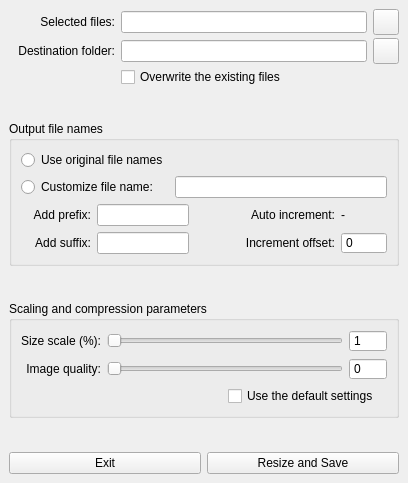
<?xml version="1.0" encoding="UTF-8"?>
<ui version="4.0">
 <class>MainWindow</class>
 <widget class="QMainWindow" name="MainWindow">
  <property name="geometry">
   <rect>
    <x>0</x>
    <y>0</y>
    <width>408</width>
    <height>483</height>
   </rect>
  </property>
  <property name="windowTitle">
   <string>MainWindow</string>
  </property>
  <property name="styleSheet">
   <string notr="true">QProgressBar#progressBar{
border: 1px solid grey;
border-bottom-right-radius: 7px;
border-bottom-left-radius: 7px; 
border-top-right-radius: 7px;
border-top-left-radius: 7px; 
color: black; 
/*text-align: centre;*/
}

QProgressBar#progressBar::chunk {
background-color: rgb(141, 189, 91);
border-bottom-right-radius: 5px;
border-bottom-left-radius: 5px; 
border-top-right-radius: 5px;
border-top-left-radius: 5px; 
}
</string>
  </property>
  <widget class="QWidget" name="centralwidget">
   <layout class="QVBoxLayout" name="verticalLayout_3" stretch="3,1,5,1,3,1,1">
    <item>
     <layout class="QGridLayout" name="topGridLayout" rowstretch="0,0,0" columnstretch="3,7,1">
      <property name="verticalSpacing">
       <number>3</number>
      </property>
      <item row="0" column="0">
       <widget class="QLabel" name="selectFilesLabel">
        <property name="text">
         <string>Selected files:</string>
        </property>
        <property name="alignment">
         <set>Qt::AlignRight|Qt::AlignTrailing|Qt::AlignVCenter</set>
        </property>
       </widget>
      </item>
      <item row="0" column="1">
       <widget class="QLineEdit" name="openDirLineEdit">
        <property name="readOnly">
         <bool>true</bool>
        </property>
       </widget>
      </item>
      <item row="0" column="2">
       <widget class="QPushButton" name="selectFilesButton">
        <property name="minimumSize">
         <size>
          <width>26</width>
          <height>26</height>
         </size>
        </property>
        <property name="maximumSize">
         <size>
          <width>26</width>
          <height>26</height>
         </size>
        </property>
        <property name="toolTip">
         <string>Select the pictures you want to rescale or compress.
Supported formats: JPEG, JPG, PNG, BMP, TIFF.</string>
        </property>
        <property name="text">
         <string/>
        </property>
       </widget>
      </item>
      <item row="1" column="0">
       <widget class="QLabel" name="destinationFolderLabel">
        <property name="text">
         <string>Destination folder:</string>
        </property>
        <property name="alignment">
         <set>Qt::AlignRight|Qt::AlignTrailing|Qt::AlignVCenter</set>
        </property>
       </widget>
      </item>
      <item row="1" column="1">
       <widget class="QLineEdit" name="saveDirLineEdit">
        <property name="readOnly">
         <bool>true</bool>
        </property>
       </widget>
      </item>
      <item row="2" column="1">
       <widget class="QCheckBox" name="overWriteCheckBox">
        <property name="toolTip">
         <string>The original images will be overwritten with the edited version.</string>
        </property>
        <property name="text">
         <string>Overwrite the existing files</string>
        </property>
       </widget>
      </item>
      <item row="1" column="2">
       <widget class="QPushButton" name="selectDestinationButton">
        <property name="minimumSize">
         <size>
          <width>26</width>
          <height>26</height>
         </size>
        </property>
        <property name="maximumSize">
         <size>
          <width>26</width>
          <height>26</height>
         </size>
        </property>
        <property name="toolTip">
         <string>Select the folder where the images will be saved.</string>
        </property>
        <property name="text">
         <string/>
        </property>
       </widget>
      </item>
     </layout>
    </item>
    <item>
     <spacer name="verticalSpacer1">
      <property name="orientation">
       <enum>Qt::Vertical</enum>
      </property>
      <property name="sizeHint" stdset="0">
       <size>
        <width>20</width>
        <height>0</height>
       </size>
      </property>
     </spacer>
    </item>
    <item>
     <widget class="QGroupBox" name="fileNameGroupBox">
      <property name="title">
       <string>Output file names</string>
      </property>
      <layout class="QVBoxLayout" name="verticalLayout" stretch="2,2,1,4">
       <item>
        <widget class="QRadioButton" name="originalNameRadioBtn">
         <property name="text">
          <string>Use original file names</string>
         </property>
        </widget>
       </item>
       <item>
        <layout class="QHBoxLayout" name="customNameHorizontalLayout" stretch="7,10">
         <item>
          <widget class="QRadioButton" name="customNameRadioBtn">
           <property name="text">
            <string>Customize file name:</string>
           </property>
          </widget>
         </item>
         <item>
          <widget class="QLineEdit" name="nameLineEdit"/>
         </item>
        </layout>
       </item>
       <item>
        <spacer name="verticalSpacer_5">
         <property name="orientation">
          <enum>Qt::Vertical</enum>
         </property>
         <property name="sizeHint" stdset="0">
          <size>
           <width>20</width>
           <height>40</height>
          </size>
         </property>
        </spacer>
       </item>
       <item>
        <layout class="QGridLayout" name="nameAdditifsGridLayout" columnstretch="3,4,2,4,2" columnminimumwidth="0,0,0,0,0">
         <item row="0" column="2">
          <spacer name="fileNameHSpacer">
           <property name="orientation">
            <enum>Qt::Horizontal</enum>
           </property>
           <property name="sizeHint" stdset="0">
            <size>
             <width>40</width>
             <height>20</height>
            </size>
           </property>
          </spacer>
         </item>
         <item row="0" column="4">
          <widget class="QLabel" name="autoIncrLabel">
           <property name="text">
            <string>-</string>
           </property>
          </widget>
         </item>
         <item row="0" column="0">
          <widget class="QLabel" name="prefixLabel">
           <property name="text">
            <string>Add prefix:</string>
           </property>
           <property name="alignment">
            <set>Qt::AlignRight|Qt::AlignTrailing|Qt::AlignVCenter</set>
           </property>
          </widget>
         </item>
         <item row="0" column="3">
          <widget class="QLabel" name="autoIncrLbl">
           <property name="text">
            <string>Auto increment:</string>
           </property>
           <property name="alignment">
            <set>Qt::AlignRight|Qt::AlignTrailing|Qt::AlignVCenter</set>
           </property>
          </widget>
         </item>
         <item row="0" column="1">
          <widget class="QLineEdit" name="prefixLineEdit"/>
         </item>
         <item row="1" column="0">
          <widget class="QLabel" name="suffixLabel">
           <property name="text">
            <string>Add suffix:</string>
           </property>
           <property name="alignment">
            <set>Qt::AlignRight|Qt::AlignTrailing|Qt::AlignVCenter</set>
           </property>
          </widget>
         </item>
         <item row="1" column="1">
          <widget class="QLineEdit" name="suffixLineEdit"/>
         </item>
         <item row="1" column="3">
          <widget class="QLabel" name="incrOffsetLabel">
           <property name="text">
            <string>Increment offset:</string>
           </property>
           <property name="alignment">
            <set>Qt::AlignRight|Qt::AlignTrailing|Qt::AlignVCenter</set>
           </property>
          </widget>
         </item>
         <item row="1" column="4">
          <widget class="QSpinBox" name="incrOffsetSpinBox">
           <property name="buttonSymbols">
            <enum>QAbstractSpinBox::NoButtons</enum>
           </property>
           <property name="maximum">
            <number>999</number>
           </property>
          </widget>
         </item>
        </layout>
       </item>
      </layout>
     </widget>
    </item>
    <item>
     <spacer name="verticalSpacer2">
      <property name="orientation">
       <enum>Qt::Vertical</enum>
      </property>
      <property name="sizeHint" stdset="0">
       <size>
        <width>20</width>
        <height>61</height>
       </size>
      </property>
     </spacer>
    </item>
    <item>
     <widget class="QGroupBox" name="settingsGroupBox">
      <property name="title">
       <string>Scaling and compression parameters</string>
      </property>
      <layout class="QVBoxLayout" name="verticalLayout_2">
       <item>
        <layout class="QGridLayout" name="settingsGridLayout" rowstretch="1,1,1" columnstretch="2,3,3,1">
         <item row="2" column="1">
          <spacer name="settingsHSpacer">
           <property name="orientation">
            <enum>Qt::Horizontal</enum>
           </property>
           <property name="sizeHint" stdset="0">
            <size>
             <width>48</width>
             <height>20</height>
            </size>
           </property>
          </spacer>
         </item>
         <item row="1" column="3">
          <widget class="QSpinBox" name="qualitySpinBox">
           <property name="toolTip">
            <string>Image is saved to a file with a specified quality factor (in the range 0 to 100).
Specify 0 to obtain highly compressed files, 100 for uncompressed files.
The lower the quality, the smaller the output file size.
Quality &gt; 80 may result in a significant file size increasing.</string>
           </property>
           <property name="buttonSymbols">
            <enum>QAbstractSpinBox::NoButtons</enum>
           </property>
           <property name="minimum">
            <number>0</number>
           </property>
           <property name="maximum">
            <number>100</number>
           </property>
          </widget>
         </item>
         <item row="1" column="1" colspan="2">
          <widget class="QSlider" name="qualitySlider">
           <property name="toolTip">
            <string>Image is saved to a file with a specified quality factor (in the range 0 to 100).
Specify 0 to obtain highly compressed files, 100 for uncompressed files.
The lower the quality, the smaller the output file size.
Quality &gt; 80 may result in a significant file size increasing.</string>
           </property>
           <property name="maximum">
            <number>100</number>
           </property>
           <property name="orientation">
            <enum>Qt::Horizontal</enum>
           </property>
          </widget>
         </item>
         <item row="0" column="1" colspan="2">
          <widget class="QSlider" name="scaleSlider">
           <property name="toolTip">
            <string>Images are resized while maintaining their aspect ratio: their width
and height are multiplied by the scale value divided by 100.</string>
           </property>
           <property name="minimum">
            <number>1</number>
           </property>
           <property name="maximum">
            <number>100</number>
           </property>
           <property name="orientation">
            <enum>Qt::Horizontal</enum>
           </property>
          </widget>
         </item>
         <item row="0" column="3">
          <widget class="QSpinBox" name="scaleSpinBox">
           <property name="toolTip">
            <string>Images are resized while maintaining their aspect ratio: their width
and height are multiplied by the scale value divided by 100.</string>
           </property>
           <property name="buttonSymbols">
            <enum>QAbstractSpinBox::NoButtons</enum>
           </property>
           <property name="minimum">
            <number>1</number>
           </property>
           <property name="maximum">
            <number>100</number>
           </property>
          </widget>
         </item>
         <item row="0" column="0">
          <widget class="QLabel" name="scaleLabel">
           <property name="text">
            <string>Size scale (%):</string>
           </property>
           <property name="alignment">
            <set>Qt::AlignRight|Qt::AlignTrailing|Qt::AlignVCenter</set>
           </property>
          </widget>
         </item>
         <item row="1" column="0">
          <widget class="QLabel" name="qualityLabel">
           <property name="text">
            <string>Image quality:</string>
           </property>
           <property name="alignment">
            <set>Qt::AlignRight|Qt::AlignTrailing|Qt::AlignVCenter</set>
           </property>
          </widget>
         </item>
         <item row="2" column="2" colspan="2">
          <widget class="QCheckBox" name="defaultSettingsCheckBox">
           <property name="text">
            <string>Use the default settings</string>
           </property>
          </widget>
         </item>
        </layout>
       </item>
      </layout>
     </widget>
    </item>
    <item>
     <spacer name="verticalSpacer4">
      <property name="orientation">
       <enum>Qt::Vertical</enum>
      </property>
      <property name="sizeHint" stdset="0">
       <size>
        <width>20</width>
        <height>0</height>
       </size>
      </property>
     </spacer>
    </item>
    <item>
     <layout class="QHBoxLayout" name="bottomHorizontalLayout">
      <item>
       <widget class="QPushButton" name="exitButton">
        <property name="text">
         <string>Exit</string>
        </property>
       </widget>
      </item>
      <item>
       <widget class="QPushButton" name="executeButton">
        <property name="text">
         <string>Resize and Save</string>
        </property>
       </widget>
      </item>
     </layout>
    </item>
   </layout>
  </widget>
 </widget>
 <resources/>
 <connections/>
</ui>
